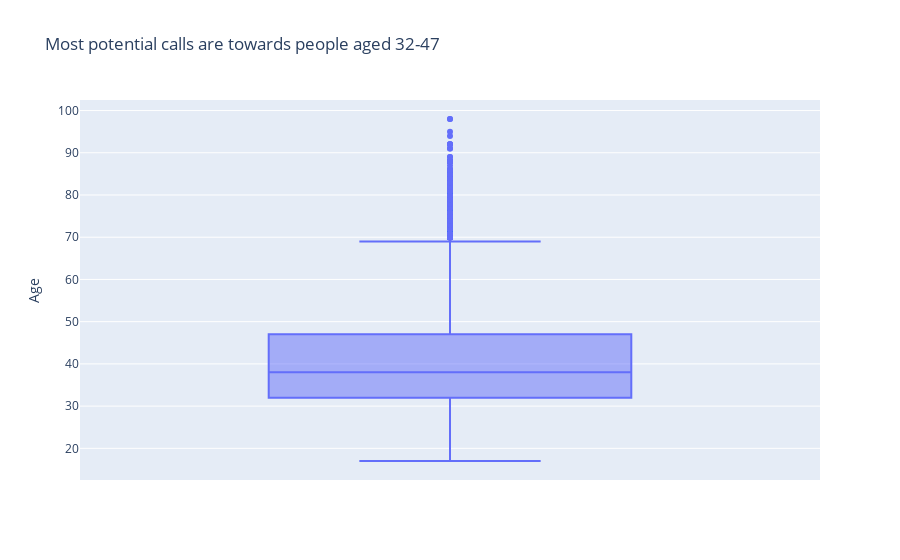

Notebook cell for this chart:
### Code cell
fig = px.box(
    df,
    y="age",
    title="Most potential calls are towards people aged 32-47",
    labels={"age": "Age"},
)
fig.show()
fig.write_image("images/age_box.png")

### Figure 1 — Plotly figure (JSON) as saved in the notebook; plotly's stock layout.template omitted (floating-point values rounded to 4 significant figures; data arrays with more than 128 entries replaced by an {"elided": "..."} marker saying what was removed)
{"data": [{"alignmentgroup": "True", "hovertemplate": "Age=%{y}<extra></extra>", "legendgroup": "", "marker": {"color": "#636efa"}, "name": "", "notched": false, "offsetgroup": "", "orientation": "v", "showlegend": false, "x0": " ", "xaxis": "x", "y": {"elided": "41188 int values"}, "y0": " ", "yaxis": "y", "type": "box"}], "layout": {"xaxis": {"anchor": "y", "domain": [0.0, 1.0]}, "yaxis": {"anchor": "x", "domain": [0.0, 1.0], "title": {"text": "Age"}}, "legend": {"tracegroupgap": 0}, "title": {"text": "Most potential calls are towards people aged 32-47"}, "boxmode": "group"}}
